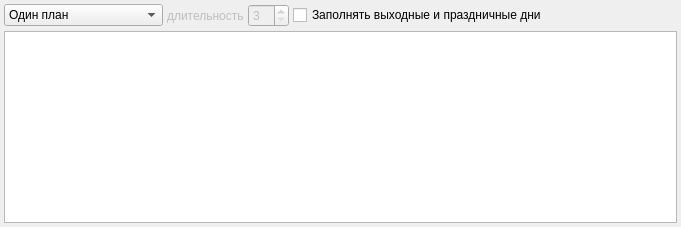
     <widget class="QWidget" name="tabJobs">
      <attribute name="title">
       <string>Работы</string>
      </attribute>
      <layout class="QGridLayout" name="gridLayout_6">
       <property name="margin">
        <number>4</number>
       </property>
       <property name="spacing">
        <number>4</number>
       </property>
       <item row="0" column="0">
        <widget class="QComboBox" name="cmbJobTimelinePeriod">
         <item>
          <property name="text">
           <string>Один план</string>
          </property>
         </item>
         <item>
          <property name="text">
           <string>Нечет/чет</string>
          </property>
         </item>
         <item>
          <property name="text">
           <string>Произвольный график</string>
          </property>
         </item>
         <item>
          <property name="text">
           <string>Одна неделя</string>
          </property>
         </item>
         <item>
          <property name="text">
           <string>Две недели</string>
          </property>
         </item>
         <item>
          <property name="text">
           <string>Три недели</string>
          </property>
         </item>
         <item>
          <property name="text">
           <string>Четыре недели</string>
          </property>
         </item>
        </widget>
       </item>
       <item row="0" column="1">
        <widget class="QLabel" name="lblJobTimelineCustomLength">
         <property name="enabled">
          <bool>false</bool>
         </property>
         <property name="sizePolicy">
          <sizepolicy hsizetype="Maximum" vsizetype="Preferred">
           <horstretch>0</horstretch>
           <verstretch>0</verstretch>
          </sizepolicy>
         </property>
         <property name="text">
          <string>длительность</string>
         </property>
         <property name="buddy">
          <cstring>edtJobTimelineCustomLength</cstring>
         </property>
        </widget>
       </item>
       <item row="0" column="2">
        <widget class="QSpinBox" name="edtJobTimelineCustomLength">
         <property name="enabled">
          <bool>false</bool>
         </property>
         <property name="sizePolicy">
          <sizepolicy hsizetype="Maximum" vsizetype="Fixed">
           <horstretch>0</horstretch>
           <verstretch>0</verstretch>
          </sizepolicy>
         </property>
         <property name="minimum">
          <number>3</number>
         </property>
         <property name="maximum">
          <number>31</number>
         </property>
         <property name="value">
          <number>3</number>
         </property>
        </widget>
       </item>
       <item row="0" column="3">
        <widget class="QCheckBox" name="chkJobFillRedDays">
         <property name="text">
          <string>Заполнять выходные и праздничные дни</string>
         </property>
        </widget>
       </item>
       <item row="0" column="4">
        <spacer name="horizontalSpacer_3">
         <property name="orientation">
          <enum>Qt::Horizontal</enum>
         </property>
         <property name="sizeHint" stdset="0">
          <size>
           <width>126</width>
           <height>20</height>
          </size>
         </property>
        </spacer>
       </item>
       <item row="1" column="0" colspan="5">
        <widget class="COrgSrtuctureJobsView" name="tblJobs"/>
       </item>
      </layout>
     </widget>
